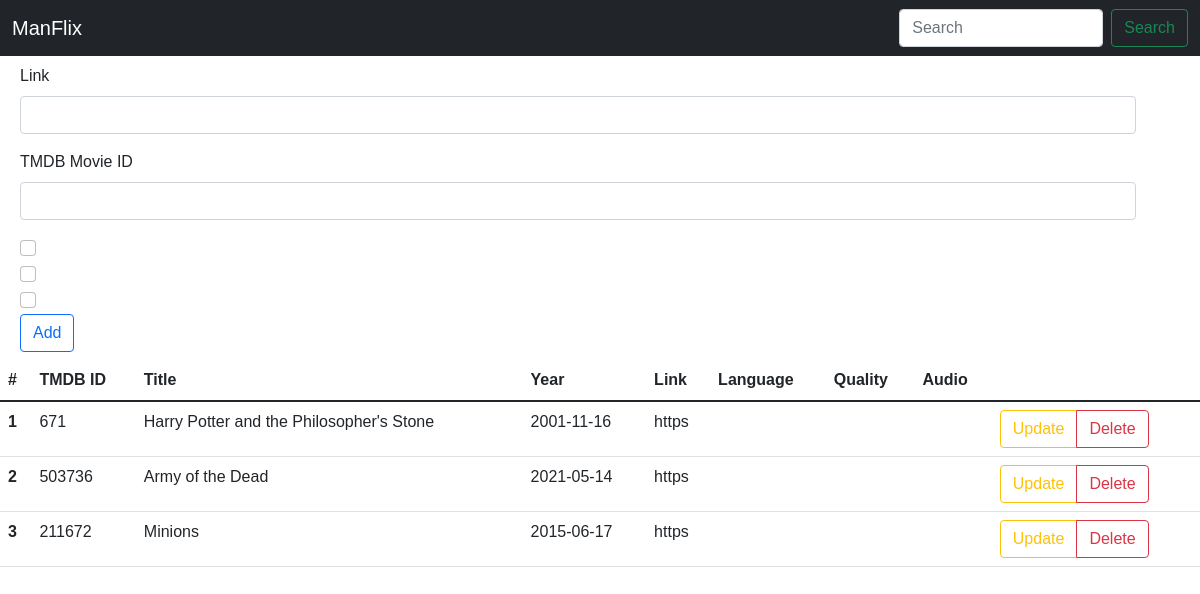
The page / on the database its author committed.
### app.py (models this page shows)
class Movies(db.Model):
    id = db.Column(db.Integer, primary_key=True)
    title = db.Column(db.String(80), unique=True)
    year = db.Column(db.Integer)
    link = db.Column(db.String(500))
    quality = db.Column(db.Boolean)
    movie_id_tmd = db.Column(db.Integer)
    poster_link = db.Column(db.String(500))
    movie_backdrop_link = db.Column(db.String(500))
    movie_overview = db.Column(db.String(500))
    dolby_audio = db.Column(db.Boolean)
    dual_audio = db.Column(db.Boolean)
    added_on = db.Column(db.DateTime, default=datetime.utcnow)
    def __repr__(self) -> str:
        return f"movies('{self.title}','{self.year}','{self.link}','{self.added_on},{self.quality}','{self.dolby_audio}','{self.dual_audio},{self.poster_link},{self.movie_id_tmd}','{self.movie_backdrop_link}','{self.movie_overview}')"

### app.py (the view, shortened to what this page needs)
@app.route('/', methods=['GET', 'POST'])
def hello_world():
    all_movies = Movies.query.all()
    print(all_movies)
    return render_template('add_movies.html', all_movies=all_movies)

### templates/add_movies.html (shortened to what this page needs)
{% extends 'base.html' %}
{% block body %}
<div class="container m-2">
    <form action="/" method="post">
        <div class="mb-3">
            <label for="exampleInputEmail1" class="form-label">Link</label>
            <input type="text" required class="form-control" name="link" id="exampleInputPassword1">
        </div>
        <div class="mb-3">
            <label for="exampleInputEmail1" class="form-label">TMDB Movie ID</label>
            <input type="text" required class="form-control" name="movie_id_tmd" id="exampleInputPassword1">
        </div>
        <div class="form-check">
            <input class="form-check-input" type="checkbox" name="quality" value="" id="flexCheckDefault">
        </div>
        <div class="form-check">
            <input class="form-check-input" type="checkbox" name="dolby_audio" value="" id="flexCheckDefault">
        </div>
        <div class="form-check">
            <input class="form-check-input" type="checkbox" name="dual_audio" value="" id="flexCheckDefault">
        </div>
        <button type="submit" class="btn btn-outline-primary">Add</button>
    </form>
</div>
<div class="table-responsive">
    <table class="table">
        <thead>
            <tr>
                <th scope="col">#</th>
                <th scope="col">TMDB ID</th>
                <th scope="col">Title</th>
                <th scope="col">Year</th>
                <th scope="col">Link</th>
                <th scope="col">Language</th>
                <th scope="col">Quality</th>
                <th scope="col">Audio</th>
            </tr>
        </thead>
        <tbody>
            {% for mov in all_movies %}
            <tr>
                <th scope="row">{{loop.index}}</th>
                <td>{{mov.movie_id_tmd}}</td>
                <td>{{mov.title}}</td>
                <td>{{mov.year}}</td>
                <td>{{mov.link[0:5]}}</td>
                <td>
                </td>
                <td>
                </td>
                <td>
                </td>
                <td>
                    <div class="btn-group" role="group" aria-label="Basic mixed styles example">
                        <a href="/update/{{mov.id}}" class="btn btn-outline-warning" role="button">Update</a>
                        <a href="/delete/{{mov.id}}" class="btn btn-outline-danger" role="button">Delete</a>
                    </div>
                </td>
            </tr>
            {% endfor %}
        </tbody>
    </table>
</div>
{% endblock %}

### templates/base.html (shortened to what this page needs)
<!doctype html>
<html lang="en">
<head>
    <link href="https://cdn.jsdelivr.net/npm/bootstrap@5.1.3/dist/css/bootstrap.min.css" rel="stylesheet">
    <link href="https://vjs.zencdn.net/7.19.2/video-js.css" rel="stylesheet" />
    <link href="../static/movie_style.css" rel="stylesheet" />
</head>
<body>
    <nav class="navbar navbar-expand-lg navbar-dark bg-dark">
        <div class="container-fluid">
            <a class="navbar-brand" href="">ManFlix</a>
            <div class="collapse navbar-collapse" id="navbarSupportedContent">
                <ul class="navbar-nav me-auto mb-2 mb-lg-0">
                    <li class="nav-item">
                        <a class="nav-link" id="video-icon" href="{{ url_for('home') }}"></a>
                    </li>
                    <li class="nav-item">
                        <a class="nav-link" id="admin-icon" aria-current="page" href="/"></span></a>
                    </li>
                    <li class="nav-item">
                        <a class="nav-link" id="delete-icon" href="{{ url_for('delete_movie') }}"></a>
                    </li>
                </ul>
                <form class="d-flex">
                    <input class="form-control me-2" type="search" placeholder="Search" aria-label="Search">
                    <button class="btn btn-outline-success" type="submit">Search</button>
                </form>
            </div>
        </div>
    </nav>
    {% block body %}
    {% endblock body %}
</body>
</html>

### templates/base.html (style rules this page uses)
* { font-family: 'Gill Sans', 'Gill Sans MT', Calibri, 'Trebuchet MS', sans-serif; }

### rows shown on the page
Movies: movie_id_tmd "671", title "Harry Potter and the Philosopher's Stone", year "2001-11-16", link "https"
Movies: movie_id_tmd "503736", title "Army of the Dead", year "2021-05-14", link "https"
Movies: movie_id_tmd "211672", title "Minions", year "2015-06-17", link "https"
